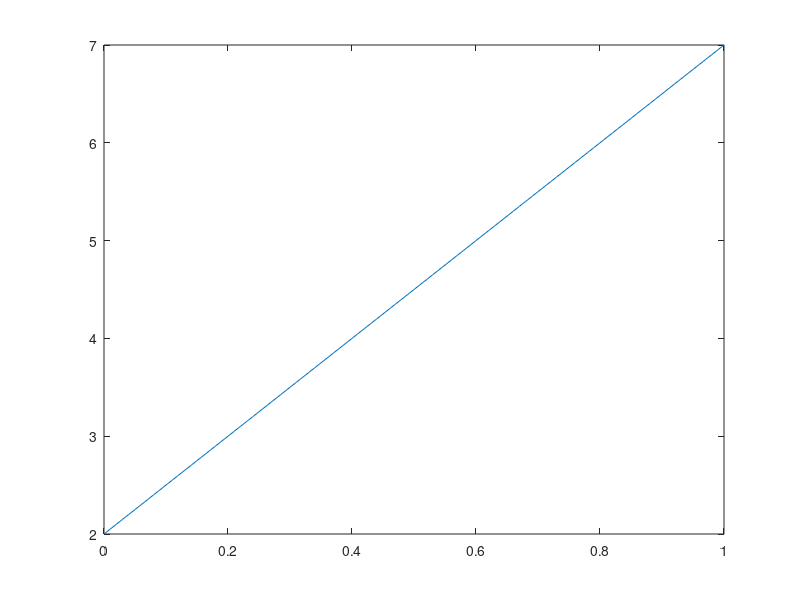
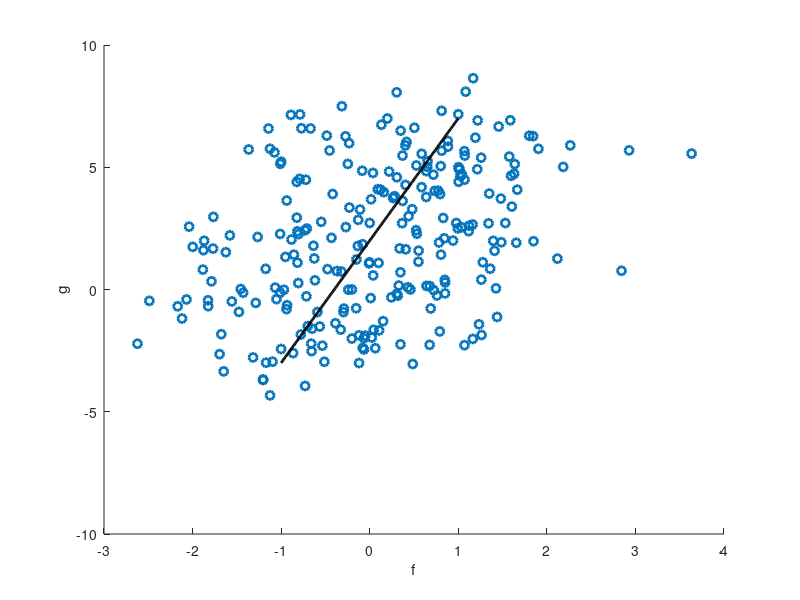
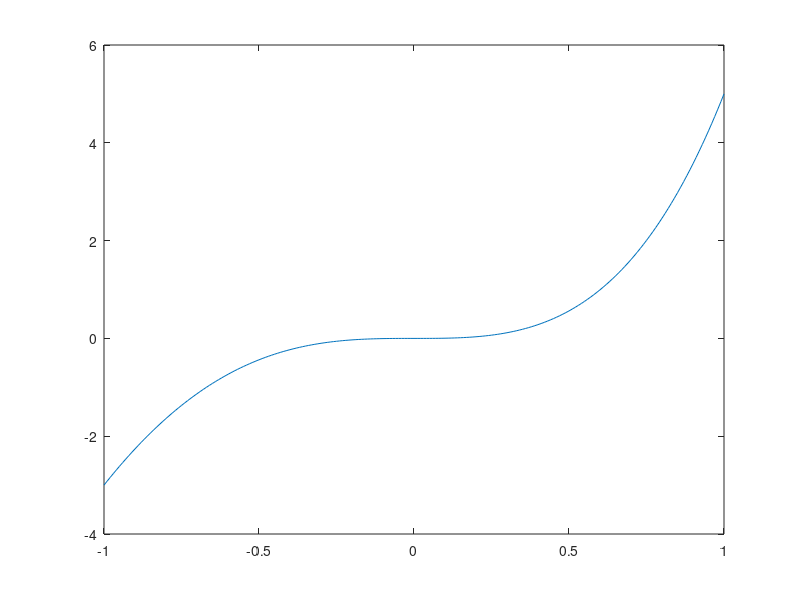

Source code (MATLAB) for these figures, in order: (Note: this script raises an error after producing the figures.)
% Simple script to get some feel for correlation funtions
% ===
%
% This script calculate corr or cov values for a cloud.
%
% Note that Noreen has sent me two websites with two nice explanations when
% the slope indeed is the same as the cov, and when not.
%
% - http://stats.stackexchange.com/questions/22718/what-is-the-difference-between-linear-regression-on-y-with-x-and-x-with-y/22721#22721
% - http://stats.stackexchange.com/questions/32464/how-does-the-correlation-coefficient-differ-from-regression-slope
%
% (See also word file where I copied the contents of those sites.)

fi = 1; % figure index
EXPORTFOLDER='\\storage01\data\AMOLF\users\wehrens\Latex3\Thesis\Chapter2_Methods\Figures\MatlabExport\';

%% Simple linear relationsship
% ===
x = [0:.01:1];
y = 5*x+2;
figure(fi); clf; plot(x,y);
Rlin = corr(x',y')
%corrcoef(x',y')
fi = fi+1;

%% The outcome of this is one, which can be derived easily,
% see notes 19-04-2015 (p. 2). A manual calculation of the R is as follows:
% ===
% Note:
% corr(x(t),y(t)) = 
varXY = 0; varX = 0; varY = 0;
xNorm = x-mean(x);
yNorm = y-mean(y);
N = numel(x);
for tf=1:N
    % sum
    varXY = (varXY + xNorm(tf)*yNorm(tf));
    varX  = (varX+xNorm(tf)^2);
    varY  = (varY+yNorm(tf)^2);
end
% normalize
varXY = varXY/N; varX = varX/N; varY = varY/N;
% correlation coefficient
RXY = varXY / sqrt(varX*varY)

% Note that you can calculate the least square fit coefficients easily:
betaY = varXY / varX
betaX = varXY / varY

bSanityY = Rlin * sqrt(var(x)*var(y)) / var(x)
%
% For y=betay*x+a1 and x=betax*y+a2
% 
% Note furthermore that these relations are derived by wanting to find the
% minimum of the sum of squared errors; this can be done by looking for the
% derivative being zero. Above relations then follow. See also:
% http://en.wikipedia.org/wiki/Ordinary_least_squares
% http://en.wikipedia.org/wiki/Proofs_involving_ordinary_least_squares#Least_squares_estimator_for_.CE.B2
% (And this was also mentioned in my programming course - see lecture notes 
% thereof.)

%% What happens if you have a non-linear relation?
% E.g. a parabola
% ===
x = [-1:.01:1];
y = -1*x.^2;
figure(fi); clf; plot(x,y);
Rpara = corr(x',y')
fi = fi+1;

% % Rpara =
% %  3.1614e-18
% So apparently the correlation disappears completely for a parabola.
% Which makes sense since there is no straight line describing this 
% relationship.

%% Another example
% ===
x = [-1:.01:1];
y = 4*x.^3+x.^4;
figure(fi); clf; plot(x,y);
Rarbi = corr(x',y')
fi = fi+1;


%% An example with a cloud and some noise, linear relation

x = [-1:.01:1];
%y = 4*x.^3+x.^4;
y = 5*x+2;
mysigmax=1;
mysigmay=1;
xrand=[];
yrand=[];
for n=1:250
    idx=int16(rand()*(numel(x)-1)+1);
    xrand(end+1)=x(idx)+normrnd(0,mysigmax);
    yrand(end+1)=y(idx)+normrnd(0,mysigmay);
end

hEx1=figure(2); clf; hold on;
scatter(xrand,yrand,'LineWidth',2);
plot(x,y,'-k','LineWidth',2);

%legend('Added noise','Given')

xlabel('f');
ylabel('g');

[Rnoisy1,pnoisy1] = corr(xrand',yrand')
text(-4,9+2,['R = ' sprintf('%0.3f', Rnoisy1)]);
text(-4,7+2,['p = ' num2str(pnoisy1)]);
%text(-4,7+2,['p = ' sprintf('%0.7f', pnoisy1)]);



% Note that calculating b doesn't work if the input is noisy (try e.g.
% sigma=.01, then it works well).
betaY = Rnoisy1 * sqrt(var(xrand)*var(yrand)) / var(xrand)
bSanityY = corr(xrand',yrand') * sqrt(var(xrand)*var(yrand)) / var(xrand)
% lsqlin(yrand,2,xrand,100) % lsqlin(C,d,A,b) % Not sure what input I
% should give here..

% Now also add the mutual information
[pdf1, pdf2, pdf1pdf2, pdf12, dx, dy] = getpfds12MW([xrand;yrand]',256,1);
mutualInformation = entropyMW(pdf1)+entropyMW(pdf2)-entropyMW(pdf12)
figure(2);
text(.5,-6,['I = ' sprintf('%0.3f', mutualInformation)]);


%MW_makeplotlookbetter(14,[],[6,4]);
MW_makeplotlookbetter(14,[],[(12.8-.4*3)/3,4]);

ylim([-10,10]+2);
xlim([-5,5]);


%% An example with a cloud and some noise, linear relation

x = [-1:.01:1];
y = -7*(x).^2+4;%+x.^4;
%y = 5*x+2;
mysigmax=.25;
mysigmay=.25;
xrand=[];
yrand=[];
idxregister=[];
for n=1:250
    idx=int16(rand()*(numel(x)-1)+1);
    xrand(end+1)=x(idx)+normrnd(0,mysigmax);
    yrand(end+1)=y(idx)+normrnd(0,mysigmay);
    idxregister(end+1)=idx;
end
% consistency check:
% figure; hist(idxregister,100)

hEx2=figure(3); clf; hold on;

scatter(xrand,yrand,'LineWidth',2);

[bandwidth,density,X,Y] = kde2d([xrand', yrand']); 
[C, l1] = contour(X,Y,density,5,'-','LineWidth',2,'Color',[.5 .5 .5]);

plot(x,y,'-k','LineWidth',2);

%legend('Added noise','Given')

xlabel('f');
ylabel('g');

[Rnoisy1,pnoisy1] = corr(xrand',yrand')
text(-2.5,9+2,['R = ' sprintf('%0.3f', Rnoisy1)]);
text(-2.5,7+2,['p = ' num2str(pnoisy1)]);
%text(-4,7+2,['p = ' sprintf('%0.7f', pnoisy1)]);

% Now also add the mutual information
[pdf1, pdf2, pdf1pdf2, pdf12, dx, dy] = getpfds12MW([xrand;yrand]',256,1);
mutualInformation = entropyMW(pdf1)+entropyMW(pdf2)-entropyMW(pdf12)
figure(3);
text(.5,-6,['I = ' sprintf('%0.3f', mutualInformation)]);

%MW_makeplotlookbetter(14,[],[6,4]);
MW_makeplotlookbetter(14,[],[(12.8-.4*3)/3,4]);

ylim([-10,10]+2);
xlim([-3,3]);

%% Same as previous, but sigma=1

x = [-1:.01:1];
y = -7*(x).^2+4;%+x.^4;
%y = 5*x+2;
mysigmax=1;
mysigmay=1;
xrand=[];
yrand=[];
idxregister=[];
for n=1:250
    idx=int16(rand()*(numel(x)-1)+1);
    xrand(end+1)=x(idx)+normrnd(0,mysigmax);
    yrand(end+1)=y(idx)+normrnd(0,mysigmay);
    idxregister(end+1)=idx;
end
% consistency check:
% figure; hist(idxregister,100)

hEx3=figure(4); clf; hold on;

scatter(xrand,yrand,'LineWidth',2);

[bandwidth,density,X,Y] = kde2d([xrand', yrand']); 
[C, l1] = contour(X,Y,density,5,'-','LineWidth',2,'Color',[.5 .5 .5]);

plot(x,y,'-k','LineWidth',2);

%legend('Added noise','Given')

xlabel('f');
ylabel('g');

[Rnoisy1,pnoisy1] = corr(xrand',yrand')
text(-2.5,9+2,['R = ' sprintf('%0.3f', Rnoisy1)]);
text(-2.5,7+2,['p = ' num2str(pnoisy1)]);
%text(-4,7+2,['p = ' sprintf('%0.7f', pnoisy1)]);

% Now also add the mutual information
[pdf1, pdf2, pdf1pdf2, pdf12, dx, dy] = getpfds12MW([xrand;yrand]',256,1);
mutualInformation = entropyMW(pdf1)+entropyMW(pdf2)-entropyMW(pdf12)
figure(4);
text(.5,-6,['I = ' sprintf('%0.3f', mutualInformation)]);

%MW_makeplotlookbetter(14,[],[6,4]);
MW_makeplotlookbetter(14,[],[(12.8-.4*3)/3,4]);

ylim([-10,10]+2);
xlim([-3,3]);

% Another consistensy check
% figure; histogram(normrnd(0,mysigmax,250,1),30)



%% 

if exist('SAVEPLEASE','var')
    figure(hEx1); MW_makeplotlookbetter(14,[],[3.8,4]);
    saveas(hEx1,[EXPORTFOLDER 'SVG_technical_scatter1.svg']);
    saveas(hEx1,[EXPORTFOLDER 'TIF_technical_scatter1.tif']);
    saveas(hEx1,[EXPORTFOLDER 'FIG_technical_scatter1.fig']);

    figure(hEx2); MW_makeplotlookbetter(14,[],[3.8,4]);
    saveas(hEx2,[EXPORTFOLDER 'SVG_technical_scatter2.svg']);
    saveas(hEx2,[EXPORTFOLDER 'TIF_technical_scatter2.tif']);
    saveas(hEx2,[EXPORTFOLDER 'FIG_technical_scatter2.fig']);
    
    figure(hEx3); MW_makeplotlookbetter(14,[],[3.8,4]);
    saveas(hEx3,[EXPORTFOLDER 'SVG_technical_scatter3.svg']);
    saveas(hEx3,[EXPORTFOLDER 'TIF_technical_scatter3.tif']);
    saveas(hEx3,[EXPORTFOLDER 'FIG_technical_scatter3.fig']);
end

%% a delayed relationship between two diffusive processes, illustrated 
% by a random walk process and a process that is part random walk and part
% related to the first walk.

mylinecolors=linspecer(4);
DELTA=90; EXTRA=DELTA+50;

n=1:1000; 
nprime=100:1000;

% simple random walk processes
f       =cumsum(arrayfun(@(i) rand()-.5,n)); % f is defined for all n
gpart1  =cumsum(arrayfun(@(i) rand()-.5,nprime)); % g is only defined for nprime

% now create g, as sum of gpart1 and gpart2, still only defined at nprime,
% nprime(1) matchines g(1), and nprime(end) matching g(end).
gpart2=f(nprime-DELTA).^2
g=.8*gpart1+.2*gpart2;

% plot signals
% hdelaysignal=figure(5); clf; hold on;
hdelay=figure(5); clf;
subplot(1,3,1); hold on;
plot(nprime-100,f(nprime),'Color',mylinecolors(1,:),'LineWidth',2)
plot(nprime-100,g,'Color',mylinecolors(2,:),'LineWidth',2)

% cosmetic
xlabel('t');
ylabel('Function value');
MW_makeplotlookbetter(14,[],[12.8,4]);

% plot scatter 1
%hdelayscatter=figure(6); clf; hold on;
subplot(1,3,2); hold on;
plot(f(nprime),g,'.','LineWidth',2,'Color',mylinecolors(3,:),'MarkerSize',3^2);
%plot(f(n+DELTA),g(n),'.','LineWidth',2,'Color',mylinecolors(2,:),'MarkerSize',3^2);

% cosmetic
%legend('f(n) vs g(n)','f(n) vs g(n+\tau)')
xlabel('f(t)');
ylabel('g(t)');
MW_makeplotlookbetter(14,[],[12.8,4]);
xlim([min(f)-3,max(f)+3]);
ylim([min(g)-3,max(g)+20]);

% plot scatter 2
%hdelayscatter=figure(7); clf; hold on;
subplot(1,3,3); hold on;
%plot(f(n),g,'.','LineWidth',2,'Color',mylinecolors(1,:),'MarkerSize',3^2);
plot(f(nprime-DELTA),g,'.','LineWidth',2,'Color',mylinecolors(4,:),'MarkerSize',3^2);

% cosmetic
%legend('f(n) vs g(n)','f(n) vs g(n+\tau)')
xlabel('f(t+tau)');
ylabel('g(t)');
MW_makeplotlookbetter(14,[],[12.8,4]);
xlim([min(f)-3,max(f)+3]);
ylim([min(g)-3,max(g)+20]);

%%
if exist('SAVEPLEASE','var')
    %figure(hdelay); MW_makeplotlookbetter(14,[],[3.8,4]);
    figure(hdelay); MW_makeplotlookbetter(14,[],[12.8,4]);
    saveas(hdelay,[EXPORTFOLDER 'SVG_technical_delayscatter.svg']);
    saveas(hdelay,[EXPORTFOLDER 'TIF_technical_delayscatter.tif']);
    saveas(hdelay,[EXPORTFOLDER 'FIG_technical_delayscatter.fig']);
end

%% Another interesting measure might be mutual information
% To use this, one would need to estimate the PDF for both measured
% parameters. This could be done easily with the function kde2d.

nrbins=2^8; % 256

data1       = [f(nprime);g]';
data2deltaf = [f(nprime-DELTA);g]';

[bandwidth,density,X,Y]=kde2d(data1,nrbins);
%[bandwidth,density,X,Y]=kde2d(data2deltaf,nrbins);

% This density seems already normalized
dx=X(1,2)-X(1,1);
dy=Y(2,1)-Y(1,1);
%{
sum(density(:).*dx.*dy)
%}

% note: could use X and Y to generate bins for below..

%densityFlipped=flip(density ,1);
%imagesc([X(1,1),X(1,end)],[Y(end,1), Y(1,1)],densityFlipped);
%set(gca,'YDir','normal')

figure; clf;
imagesc([X(1,1),X(1,end)],[Y(1,1), Y(end,1)],density);
set(gca,'YDir','normal')

% using histograms:
figure; clf; 
[n,edges]=histcounts(data1(:,1),nrbins);
centers=(edges(2:end)+edges(1:end-1))/2;
dc=edges(2)-edges(1);
x1=centers;
pdf1=n./(sum(n)*dc);
plot(x1, pdf1);


figure; clf;
[n,edges]=histcounts(data1(:,2),nrbins);
centers=(edges(2:end)+edges(1:end-1))/2;
dc=edges(2)-edges(1);
x2=centers;
pdf2=n./(sum(n)*dc);
plot(x2, pdf2);

%%

% Using the kdepdf
figure; clf; 
densityx=sum(density.*dy);
x1=X(1,:);
pdf1=densityx;
warning('Double check whether pdf matches x now!');
plot(x1, pdf1);

figure; clf; 
densityy=sum(density'.*dx);
x2=Y(:,1);
pdf2=densityy;
warning('Double check whether pdf matches x now!');
plot(x2, pdf2);

%{
figure; clf;
[n,edges]=histcounts(data1(:,2),nrbins);
centers=(edges(2:end)+edges(1:end-1))/2;
dc=edges(2)-edges(1);
x2=centers;
pdf2=n./(sum(n)*dc);
plot(x2, pdf2);
%}
%% p(x)p(y) distribution
figure; clf;

pdf1rep=repmat(pdf1,[size(pdf2,2),1]);
pdf2rep=repmat(pdf2',[1, size(pdf1,2)]);

pdf12=pdf1rep.*pdf2rep;

imagesc(pdf12);
set(gca,'YDir','normal')

%% 

% Now calculate the mutual information
% See: http://mathworld.wolfram.com/MutualInformation.html

% mutual information is defined as 
% I(X; Y) = sum_X sum_Y { P(x,y) log2 P(x,y)./(P(x)P(y)) }
%
% Note that the last term is just the joined probability

% Without the sum, this is basically the ratio between the pdf and the
% multiplied pdfs x and y, weighed by the pdf. This can also be plotted:

mutualInformationMatrix = density.*dx.*dy .* log2(  density.*dx.*dy./(pdf1rep.*pdf2rep.*dx.*dy)  );

myEpsilon = 10e-10;
zeroMask = zeros(size(density));
zeroMask(density.*dx.*dy<myEpsilon)=1;
zeroMask(pdf1rep.*dx<myEpsilon)=1;
zeroMask(pdf2rep.*dy<myEpsilon)=1;

mutualInformationMatrixPrime=mutualInformationMatrix;
mutualInformationMatrixPrime(logical(zeroMask))=0;

%{
% Making entries zeroes also doesn't work that well because some imaginary
numbers remain
mutualInformationMatrixPrime = mutualInformationMatrix;
mutualInformationMatrixPrime(isnan(mutualInformationMatrixPrime)) = 0;
mutualInformationMatrixPrime(isinf(mutualInformationMatrixPrime)) = 0;
%}

%{
% Replace almost zero values with zero values
myEpsilon = 10e-15;
densityEpsilon = density;
densityEpsilon(densityEpsilon<myEpsilon)=0;
pdf1repEpsilon = pdf1rep;
pdf1repEpsilon(pdf1repEpsilon<myEpsilon)=0;
pdf2repEpsilon = pdf2rep;
pdf2repEpsilon(pdf2repEpsilon<myEpsilon)=0;
% And calculate again
mutualInformationMatrixEpsilon = densityEpsilon .* log(  densityEpsilon./(pdf1repEpsilon.*pdf2repEpsilon)  )./log(2);
% NOTE: This doesn't work so well becaue it still produces Inf and NaN
values
%}


figure(10); clf; hold on;

subplot(1,5,1); 
imagesc(density);
set(gca,'YDir','normal')
title('P(x,y)')

subplot(1,5,2); 
imagesc(pdf1rep.*dx);
set(gca,'YDir','normal')
title('P(x)')

subplot(1,5,3); 
imagesc(pdf2rep.*dy);
set(gca,'YDir','normal')
title('P(y)')

subplot(1,5,4); 
imagesc(pdf1rep.*pdf2rep.*dx.*dy);
set(gca,'YDir','normal')
title('P(x)*P(y)')

subplot(1,5,5); 
imagesc( mutualInformationMatrixPrime );
set(gca,'YDir','normal')
title('Terms in sum for I(X;Y)')

toSumOver = mutualInformationMatrixPrime(:);
TheMutualInformation = sum(toSumOver)

%%

% But it's easier using the definition in terms of entropy
% ===

% Note that each entry can be interpreted as a state, so the pdfs should
% be normalized to 1.
pdf1norm = pdf1./sum(pdf1);
pdf2norm = pdf2./sum(pdf2);
densitynorm = density./sum(density(:));

% entropy pdf(x)
H1=-sum(pdf1norm.*log2(pdf1norm))
% entropy pdf(y)
H2=-sum(pdf2norm.*log2(pdf2norm))
% entropy pdf(x,y)
myEpsilon=10-10; % to handle epsilon values
densityEpsilon=densitynorm;
densityEpsilon(densityEpsilon<myEpsilon)=0;
densityTerms=densityEpsilon.*log2(densityEpsilon); % actual calculation of terms
densityTerms(isinf(densityTerms))=0;
densityTerms(isnan(densityTerms))=0;
H12=-sum(sum(densityTerms)) % summation of terms

mutualInformation = H1+H2-H12;

mutualInformationMW = entropyMW(pdf1)+entropyMW(pdf2)-entropyMW(density)

% Refs 
% ===
% https://stackoverflow.com/questions/22074941/shannons-entropy-calculation
% https://nl.mathworks.com/help/images/ref/entropy.html
    % Note that matlab's function "entropy" determines the entropy for a group
    % of observations, i.e. the input is not a pdf function, a pdf function is
    % generated based on the input using imhist.
% http://mathworld.wolfram.com/Entropy.html
% http://mathworld.wolfram.com/MutualInformation.html

% Conversely, we can used the continuous definition of entropy
% ====

% This is:
% h(x) = -Int { f(x) log (f(x)) dx }

% Refs
% ===
% https://en.wikipedia.org/wiki/Differential_entropy

disp(['Also, mutual info is I(X;Y) = H1+H2-H12 = ' sprintf('%0.5f + %0.5f - %0.5f = %0.5f',  H1, H2, H12, mutualInformation)]);

% Note also that log(a/b) = log(a)-log(b).

%% Comparison / sanity check

% Now, if we'd compare p(x)p(y) with p(x)p(y), instead of p(x)p(y) with
% p(x,y), we'll see that mutual information is 0.

% Note that each entry can be interpreted as a state, so the pdfs should
% be normalized to 1.
pdf1norm = pdf1./sum(pdf1);
pdf2norm = pdf2./sum(pdf2);
pdf12mat = pdf1rep .* pdf2rep;
pdf12matNorm = pdf12mat ./ sum(pdf12mat(:));

% entropy pdf(x)
H1=-sum(pdf1norm.*log2(pdf1norm))
% entropy pdf(y)
H2=-sum(pdf2norm.*log2(pdf2norm))
% entropy pdf(x,y)
myEpsilon=10-10; % to handle epsilon values
pdf12matEpsilon=pdf12matNorm;
pdf12matEpsilon(pdf12matEpsilon<myEpsilon)=0;
pdf12matTerms=pdf12matEpsilon.*log2(pdf12matEpsilon); % actual calculation of terms
pdf12matTerms(isinf(pdf12matTerms))=0;
pdf12matTerms(isnan(pdf12matTerms))=0;
H12=-sum(sum(pdf12matTerms)); % summation of terms

mutualInformation = H1+H2-H12;

disp(['For pdf(x)pdf(y), mutual info is I(X;Y) = H1+H2-H12 = ' sprintf('%0.5f + %0.5f - %0.5f = %0.5f',  H1, H2, H12, mutualInformation)]);

